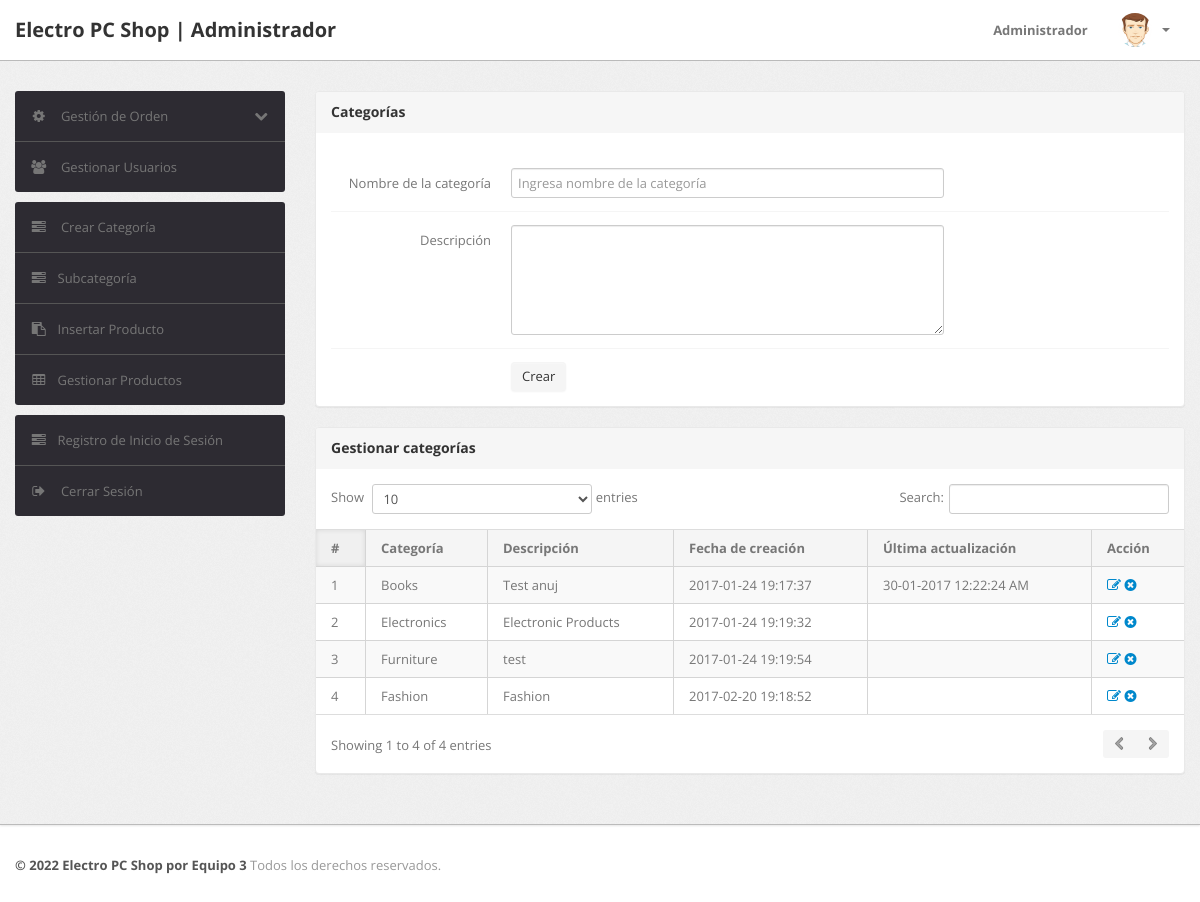
/admin/category.php (signed in), run on an earlier commit of the app's database.
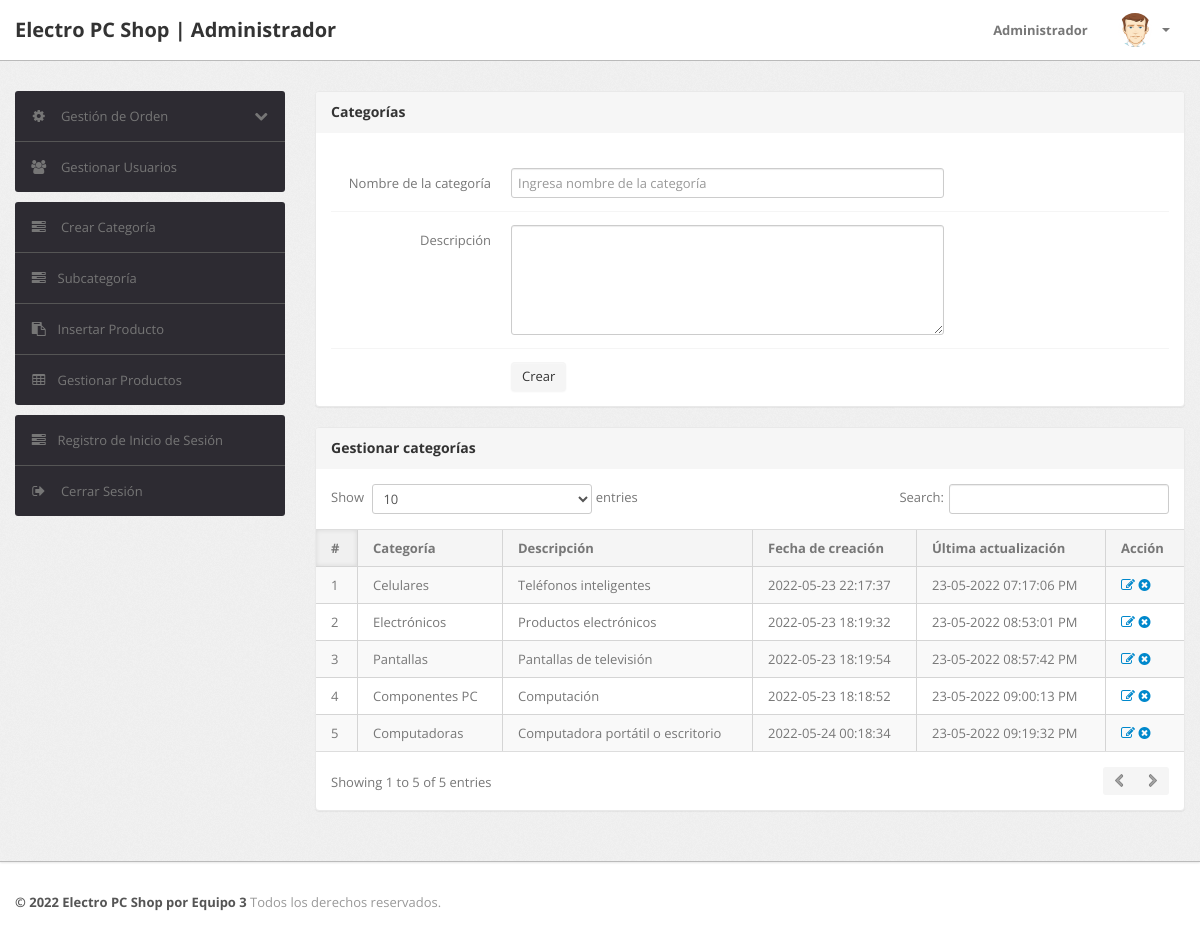
And on a later commit of the database.
### tables this page shows
CREATE TABLE `category` (
  `id` int(11) NOT NULL,
  `categoryName` varchar(255) DEFAULT NULL,
  `categoryDescription` longtext,
  `creationDate` timestamp NOT NULL DEFAULT CURRENT_TIMESTAMP,
  `updationDate` varchar(255) DEFAULT NULL
);

### admin/category.php (the view, shortened to what this page needs)
<?php
include('include/config.php');
if(strlen($_SESSION['alogin'])==0)
	{
header('location:index.php');
}
else{
?>
<!DOCTYPE html>
<html lang="en">
<head>
	<link type="text/css" href="bootstrap/css/bootstrap.min.css" rel="stylesheet">
	<link type="text/css" href="bootstrap/css/bootstrap-responsive.min.css" rel="stylesheet">
	<link type="text/css" href="css/theme.css" rel="stylesheet">
	<link type="text/css" href="images/icons/css/font-awesome.css" rel="stylesheet">
</head>
<body>
<?php include('include/header.php');?>
	<div class="wrapper">
		<div class="container">
			<div class="row">
<?php include('include/sidebar.php');?>
			<div class="span9">
					<div class="content">
						<div class="module">
							<div class="module-head">
								<h3>Categorías</h3>
							</div>
							<div class="module-body">
									<br />
			<form class="form-horizontal row-fluid" name="Category" method="post" >
<div class="control-group">
<label class="control-label" for="basicinput">Nombre de la categoría</label>
<div class="controls">
<input type="text" placeholder="Ingresa nombre de la categoría"  name="category" class="span8 tip" required>
</div>
</div>
<div class="control-group">
											<label class="control-label" for="basicinput">Descripción</label>
											<div class="controls">
												<textarea class="span8" name="Descripción" rows="5"></textarea>
											</div>
										</div>
	<div class="control-group">
											<div class="controls">
												<button type="submit" name="submit" class="btn">Crear</button>
											</div>
										</div>
									</form>
							</div>
						</div>
	<div class="module">
							<div class="module-head">
								<h3>Gestionar categorías</h3>
							</div>
							<div class="module-body table">
								<table cellpadding="0" cellspacing="0" border="0" class="datatable-1 table table-bordered table-striped	 display" width="100%">
									<thead>
										<tr>
											<th>#</th>
											<th>Categoría</th>
											<th>Descripción</th>
											<th>Fecha de creación</th>
											<th>Última actualización</th>
											<th>Acción</th>
										</tr>
									</thead>
									<tbody>
<?php $query=mysqli_query($con,"select * from category");
$cnt=1;
while($row=mysqli_fetch_array($query))
{
?>
										<tr>
											<td><?php echo htmlentities($cnt);?></td>
											<td><?php echo htmlentities($row['categoryName']);?></td>
											<td><?php echo htmlentities($row['categoryDescription']);?></td>
											<td> <?php echo htmlentities($row['creationDate']);?></td>
											<td><?php echo htmlentities($row['updationDate']);?></td>
											<td>
											<a href="edit-category.php?id=<?php echo $row['id']?>" ><i class="icon-edit"></i></a>
											<a href="category.php?id=<?php echo $row['id']?>&del=delete" onClick="return confirm('Are you sure you want to delete?')"><i class="icon-remove-sign"></i></a></td>
										</tr>
										<?php $cnt=$cnt+1; } ?>
								</table>
							</div>
						</div>
					</div>
				</div>
			</div>
		</div>
	</div>
<?php include('include/footer.php');?>
</body>
<?php } ?>

What changed in the data, as far as the page shows it:
removed category: categoryName "Books", categoryDescription "Test anuj", creationDate "2017-01-24 19:17:37", updationDate "30-01-2017 12:22:24 AM"
removed category: categoryName "Furniture", categoryDescription "test", creationDate "2017-01-24 19:19:54"
removed category: categoryName "Fashion", categoryDescription "Fashion", creationDate "2017-02-20 19:18:52"
added category: categoryName "Celulares", categoryDescription "Teléfonos inteligentes", creationDate "2022-05-23 22:17:37", updationDate "23-05-2022 07:17:06 PM"
changed category: categoryName "Electronics" → "Electrónicos"; categoryDescription "Electronic Products" → "Productos electrónicos"; creationDate "2017-01-24 19:19:32" → "2022-05-23 18:19:32"; updationDate (not shown) → "23-05-2022 08:53:01 PM"
added category: categoryName "Pantallas", categoryDescription "Pantallas de televisión", creationDate "2022-05-23 18:19:54", updationDate "23-05-2022 08:57:42 PM"
added category: categoryName "Componentes PC", categoryDescription "Computación", creationDate "2022-05-23 18:18:52", updationDate "23-05-2022 09:00:13 PM"
added category: categoryName "Computadoras", categoryDescription "Computadora portátil o escritorio", creationDate "2022-05-24 00:18:34", updationDate "23-05-2022 09:19:32 PM"
Also different on the page:
text written by a page script: "Show entries Search: Showing 1 to 4 of 4 entries" → "Show entries Search: Showing 1 to 5 of 5 entries"
